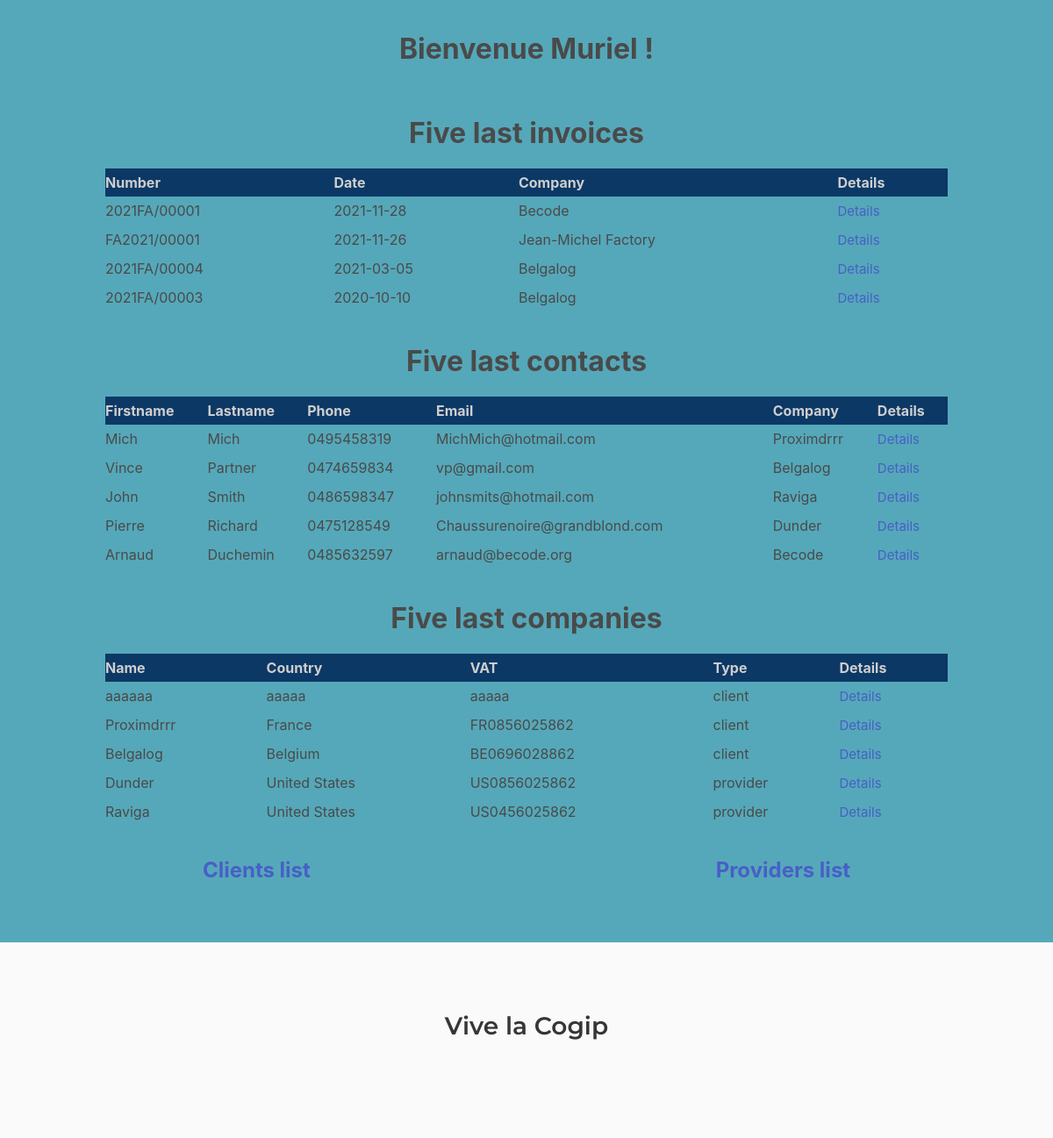
The app's page /index.php?action=welcome (signed in) with its own data.
### tables this page shows
CREATE TABLE `invoice` (
  `id` int(11) NOT NULL,
  `number` varchar(50) NOT NULL,
  `date` date NOT NULL,
  `content` text NOT NULL,
  `amount` float NOT NULL
);

CREATE TABLE `company` (
  `id` int(11) NOT NULL,
  `name` varchar(100) NOT NULL,
  `country` varchar(100) NOT NULL,
  `vat` varchar(50) NOT NULL
);

CREATE TABLE `people` (
  `id` int(11) NOT NULL,
  `firstname` varchar(50) NOT NULL,
  `lastname` varchar(50) NOT NULL,
  `email` varchar(100) NOT NULL,
  `phone` varchar(40) NOT NULL
);

CREATE TABLE `companytype` (
  `id` tinyint(3) NOT NULL,
  `name` varchar(20) NOT NULL
);

### models/model.php (called while the page is built, shortened)
<?php
class DataBase
{
    private $db='cogip';
    private $login = 'root';
    private $pass ='';
    private $connec;
    private function connexion() {
        try {
            $bdd = new PDO('mysql:host=localhost;dbname='.$this->db.';charset=utf8', $this->login, $this->pass);
            $bdd->setAttribute(PDO::ATTR_ERRMODE, PDO::ERRMODE_WARNING);
            $bdd->setAttribute(PDO::ATTR_DEFAULT_FETCH_MODE, PDO::FETCH_OBJ);
            $this->connec = $bdd;
        }
        catch (PDOException $e) {
            $msg = 'ERROR PDO in' . $e->getfile() . 'L.' . $e->getLine() . ' : ' . $e->getMessage();
            die($msg);
        }
    }
    public function getFiveLastInvoice() {
        $req = $this->connec->prepare("SELECT i.id AS id, i.number, i.date, i.content, i.amount, c.name
                                       FROM invoice i, company c, invoice_company ic
                                       WHERE i.id=ic.idinvoice AND c.id=ic.idcompany
                                       ORDER BY date DESC LIMIT 0,5");
        $req->execute();
        return $req;
    }
    public function getFiveLastPeople () {
        $req = $this->connec->prepare("SELECT p.id AS id, p.firstname, p.lastname, p.email, p.phone, c.name
                                       FROM people p, company c, people_company pc
                                       WHERE p.id=pc.idpeople AND pc.idcompany=c.id
                                       ORDER BY id DESC LIMIT 0,5");
        $req->execute();
        return $req;
    }
    public function getFiveLastCompany () {
        $req = $this->connec->prepare("SELECT c.id as id, c.name as name, c.country as country, c.vat as vat, t.name as type
                                       FROM company c, companytype t, company_type ct
                                       WHERE c.id=ct.idcompany AND t.id=ct.idtype
                                       ORDER BY id DESC LIMIT 0,5");
        $req->execute();
        return $req;
    }
}

### views/welcome.php (the view, shortened to what this page needs)
<?php
require("./views/header.php");
$invoices = $db->getFiveLastInvoice();
if (isset($_SESSION['username'])) {
    echo "<h1>Bienvenue " . $_SESSION['username'] . " !</h1>";
}
?>
    <h1>Five last invoices</h1>
    <table>
        <tr class="line">
            <th>Number</th>
            <th>Date</th>
            <th>Company</th>
            <th>Details</th>
        </tr>
<?php
while ($infos = $invoices->fetch(PDO::FETCH_ASSOC)) {
    $number = $infos["number"];
    $date = $infos["date"];
    $name = $infos["name"];
    $id = $infos["id"];
    echo "
            <tr class='line'>
                <td>$number</td>
                <td>$date</td>
                <td>$name</td>
                <td><a href='./?action=invoice_details&id=$id'>Details</a></td>
            </tr>
    ";
}
$contacts = $db->getFiveLastPeople();
?>
</table>
<h1>Five last contacts</h1>
    <table>
        <tr class="line">
            <th>Firstname</th>
            <th>Lastname</th>
            <th>Phone</th>
            <th>Email</th>
            <th>Company</th>
            <th>Details</th>
        </tr>
<?php
while ($infos = $contacts->fetch(PDO::FETCH_ASSOC)) {
    $firstname = $infos["firstname"];
    $lastname = $infos["lastname"];
    $email = $infos["email"];
    $phone = $infos["phone"];
    $name = $infos["name"];
    $id = $infos["id"];
    echo "
            <tr class='line'>
                <td>$firstname</td>
                <td>$lastname</td>
                <td>$phone</td>
                <td>$email</td>
                <td>$name</td>
                <td><a href='./?action=contact_details&id=$id'>Details</a></td>
            </tr>
    ";
}
$companies = $db->getFiveLastCompany();
?>
</table>
<h1>Five last companies</h1>
    <table>
        <tr class="line">
            <th>Name</th>
            <th>Country</th>
            <th>VAT</th>
            <th>Type</th>
            <th>Details</th>
        </tr>
<?php
while ($infos = $companies->fetch(PDO::FETCH_ASSOC)) {
    $name = $infos["name"];
    $country = $infos["country"];
    $vat = $infos["vat"];
    $type = $infos["type"];
    $id = $infos["id"];
    echo "
            <tr class='line'>
                <td>$name</td>
                <td>$country</td>
                <td>$vat</td>
                <td>$type</td>
                <td><a href='./?action=company_details&id=$id'>Details</a></td>
            </tr>
    ";
}
echo "</table>";
echo "<div id='welcomeBottomMenu'><a href='index.php?action=clients'>Clients list</a><a href='index.php?action=providers'>Providers list</a></div>";
require("./views/footer.php");

### assets/css/style.css (style rules this page uses)
body { font-family: Montserrat, sans serif; background: #55a8b9; color: rgb(24, 21, 21); font-weight: bold; }
body h1 { text-align: center; font-size: 2rem; padding-bottom: 1rem; padding-top: 2rem; font-weight: bold; }
body table { margin: 0 auto; width: 80%; padding-top: 1rem; }
body table a { font-size: 15px; }
body table th { font-weight: bold; background-color: #0c3865; color: rgb(206, 206, 206); }
body table tr { line-height: 2rem; height: 2rem; font-size: 1rem; }
body #welcomeBottomMenu { display: -webkit-box; display: -ms-flexbox; display: flex; -ms-flex-pack: distribute; justify-content: space-around; font-size: 1.5rem; padding-bottom: 1rem; padding-top: 2rem; font-weight: bold; }
body #welcomeBottomMenu a { text-decoration: none; }

### records on screen
invoice: number "2021FA/00001", date "2021-11-28", company.name "Becode"
invoice: number "FA2021/00001", date "2021-11-26", company.name "Jean-Michel Factory"
invoice: number "2021FA/00004", date "2021-03-05", company.name "Belgalog"
invoice: number "2021FA/00003", date "2020-10-10", company.name "Belgalog"
people: firstname "Mich", lastname "Mich", phone "0495458319", email "MichMich@hotmail.com", company.name "Proximdrrr"
people: firstname "Vince", lastname "Partner", phone "0474659834", email "vp@gmail.com", company.name "Belgalog"
people: firstname "John", lastname "Smith", phone "0486598347", email "johnsmits@hotmail.com", company.name "Raviga"
people: firstname "Pierre", lastname "Richard", phone "0475128549", email "Chaussurenoire@grandblond.com", company.name "Dunder"
people: firstname "Arnaud", lastname "Duchemin", phone "0485632597", email "arnaud@becode.org", company.name "Becode"
company: name "aaaaaa", country "aaaaa", vat "aaaaa", companytype.name "client"
company: name "Proximdrrr", country "France", vat "FR0856025862", companytype.name "client"
company: name "Belgalog", country "Belgium", vat "BE0696028862", companytype.name "client"
company: name "Dunder", country "United States", vat "US0856025862", companytype.name "provider"
company: name "Raviga", country "United States", vat "US0456025862", companytype.name "provider"

### other values on screen
$_SESSION['username'] "Muriel"
